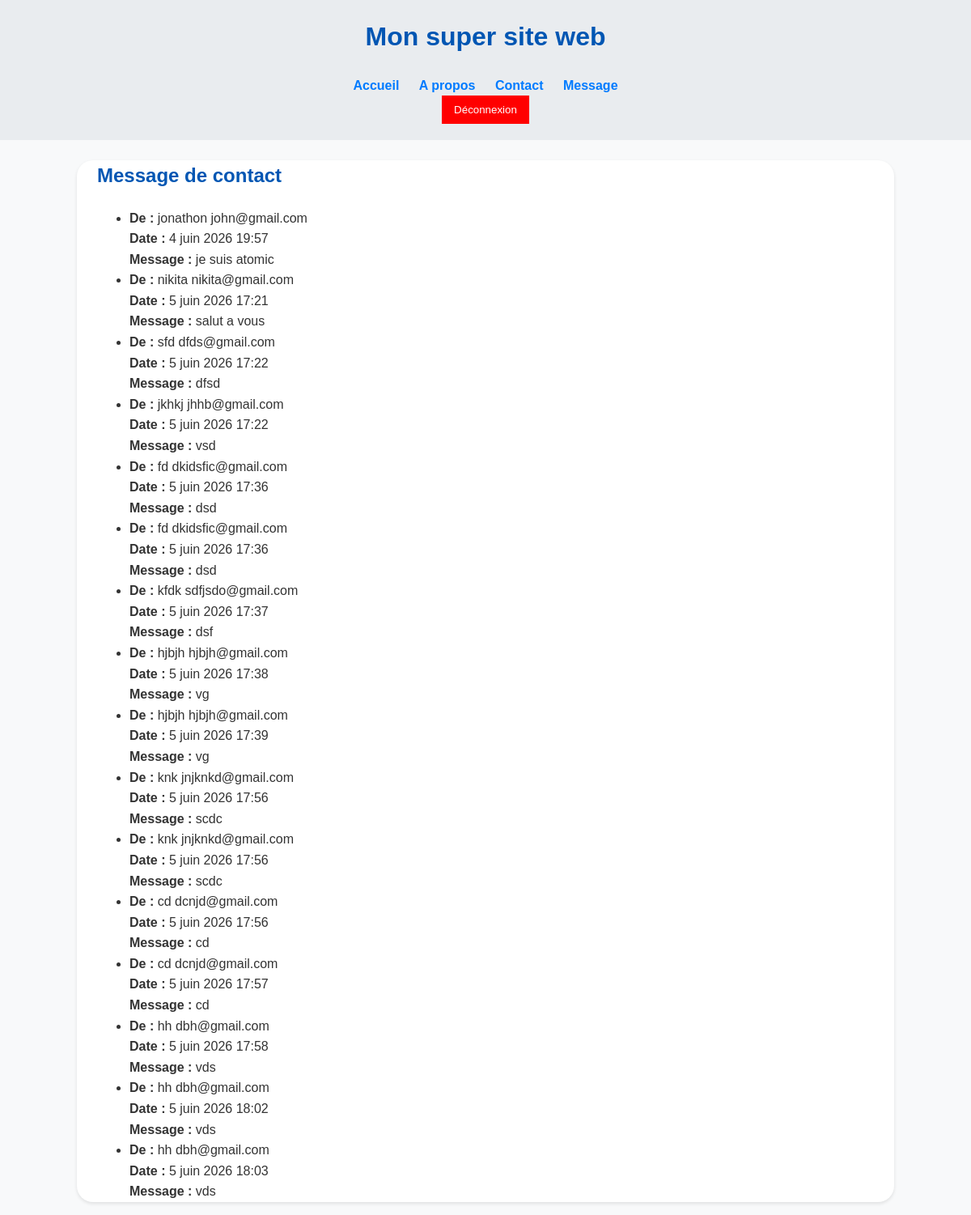
Before: /message/ (signed in) with the older database file.
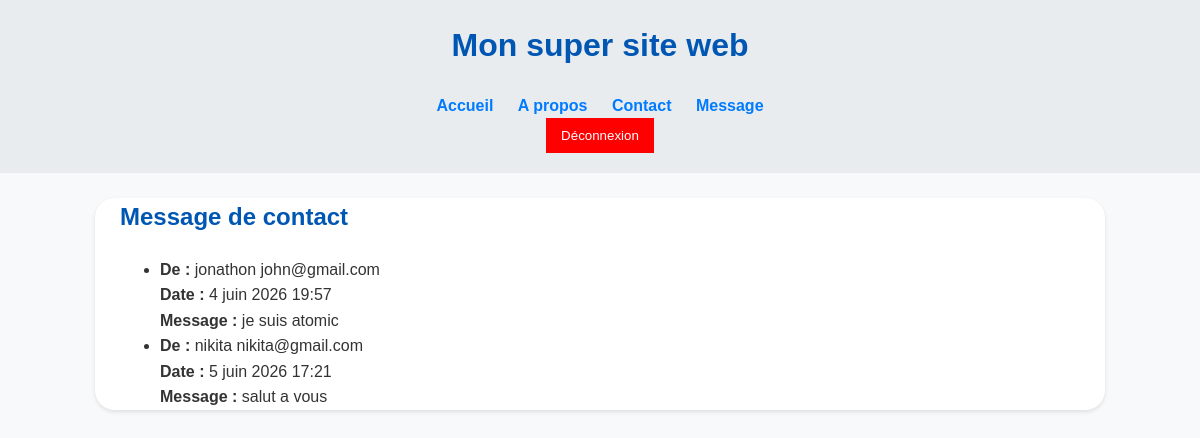
After: the same page with the newer database file.
### pages/models.py (models this page shows, shortened)
class ContactMessage(models.Model):
    name = models.CharField(max_length=100)
    email = models.EmailField()
    message = models.TextField()
    create_at = models.DateTimeField(
        auto_now_add=True
    )
    is_treated = models.BooleanField(default=False)

### pages/views.py (the view)
# urls.py: path('message/', views.MessageListView.as_view(), name="messages"),
class MessageListView(LoginRequiredMixin,ListView):
    model = ContactMessage
    template_name = "message_list.html"
    context_object_name = 'message_list'
    def get_queryset(self):
        return ContactMessage.objects.filter(is_treated=False)

### pages/templates/message_list.html
{% extends "base.html" %}
{% block content %}
<h2>Message de contact</h2>
{% if message_list %}
    <ul>
        {% for message in message_list  %}
            <li>
                <strong>De :</strong>
                {{ message.name }} {{ message.email }} <br>
                <strong>Date :</strong>
                {{ message.create_at }}<br>
                <strong>Message :</strong>
                {{ message.message }}<br>
            </li>
        {% endfor %}
    </ul>
{% else %}
    <p>aucun message trouve</p>
{% endif %}
{% endblock %}

### templates/base.html (shortened to what this page needs)
{% load static %}
<!DOCTYPE html>
<html lang="fr">
<head>
    <link rel="stylesheet" href="{% static "css/style.css" %}">
</head>
<body>
    <header>
        <h1>Mon super site web</h1>
        <nav>
            <a href="{% url "home" %}">Accueil</a>
            <a href="/propos/">A propos</a>
            <a href="{% url "contact" %}">Contact</a>
            <a href="{% url "messages" %}">Message</a>
            {% if user.is_authenticated %}
                <form action="{% url "logout" %}" method="POST">
                    <button type="submit" style="background-color: red;">Déconnexion</button>
                </form>
            {% else %}
                <a href="{% url "login" %}">Connexion</a>
                <a href="{% url "signup" %}">S'inscrire</a>
            {% endif %}
        </nav>
    </header>
    <main>
        {% block content %}{% endblock%}
    </main>
</body>
</html>

### static/css/style.css (style rules this page uses)
body { font-family: sans-serif; background-color: #f8f9fa; color: #333; margin: 0; line-height: 1.6; }
header { background-color: #e9ecef; color: #495057; margin-bottom: 25px; padding: 20px; text-align: center; }
main { padding: 0 25px; max-width: 960px; margin: 0 auto; background-color: #fff; border-radius: 20px; box-shadow: 0 2px 4px rgba(0, 0, 0, 0.1); }
h1 { margin-top: 0; }
h1,h2,h3 { color: #0056b3; }
a { text-decoration: none; color: #007bff; }
header nav a { margin: 0 10px; font-weight: bold; }
button[type="submit"] { padding: 10px 15px; background-color: #007bff; color: white; border: none; cursor: pointer; }

Changed rows visible on the page:
removed ContactMessage: name "sfd", email "dfds@gmail.com", create_at "5 juin 2026 17:22", message "dfsd"
removed ContactMessage: name "jkhkj", email "jhhb@gmail.com", create_at "5 juin 2026 17:22", message "vsd"
removed ContactMessage: name "fd", email "dkidsfic@gmail.com", create_at "5 juin 2026 17:36", message "dsd"
removed ContactMessage: name "fd", email "dkidsfic@gmail.com", create_at "5 juin 2026 17:36", message "dsd"
removed ContactMessage: name "kfdk", email "sdfjsdo@gmail.com", create_at "5 juin 2026 17:37", message "dsf"
removed ContactMessage: name "hjbjh", email "hjbjh@gmail.com", create_at "5 juin 2026 17:38", message "vg"
removed ContactMessage: name "hjbjh", email "hjbjh@gmail.com", create_at "5 juin 2026 17:39", message "vg"
removed ContactMessage: name "knk", email "jnjknkd@gmail.com", create_at "5 juin 2026 17:56", message "scdc"
removed ContactMessage: name "knk", email "jnjknkd@gmail.com", create_at "5 juin 2026 17:56", message "scdc"
removed ContactMessage: name "cd", email "dcnjd@gmail.com", create_at "5 juin 2026 17:56", message "cd"
removed ContactMessage: name "cd", email "dcnjd@gmail.com", create_at "5 juin 2026 17:57", message "cd"
removed ContactMessage: name "hh", email "dbh@gmail.com", create_at "5 juin 2026 17:58", message "vds"
removed ContactMessage: name "hh", email "dbh@gmail.com", create_at "5 juin 2026 18:02", message "vds"
removed ContactMessage: name "hh", email "dbh@gmail.com", create_at "5 juin 2026 18:03", message "vds"
